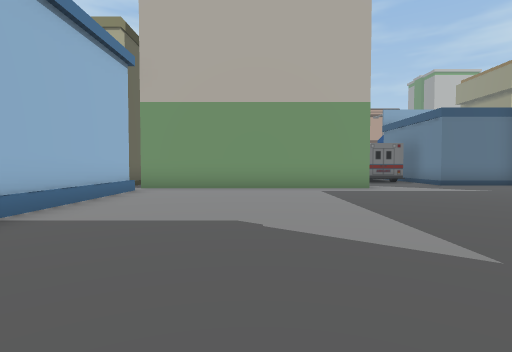
View 1 (above)

24 first-person views from a walk through a Unity game level. The camera is 1.3 m above the floor, tilts 2° down and sees 80° across. The floor is counted in squares, 2 m on a side. Each view is taken from the middle of a square. On the plan, view 1 faces up. The plan holds only what a view shows up to about 10 squares ahead; the rest is blank. The place goes on beyond the plan. The player is left out.

View 2
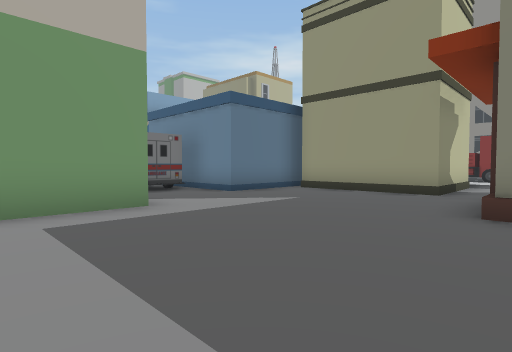

View 3
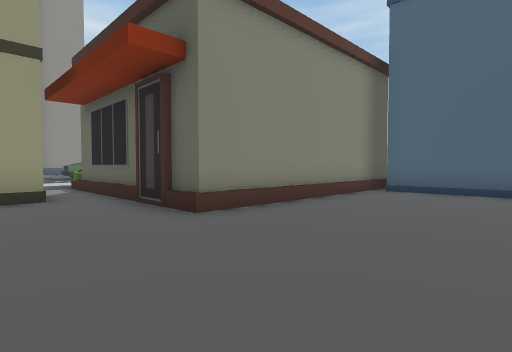

View 4
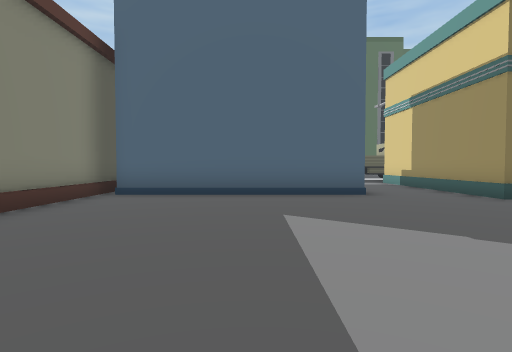

View 5
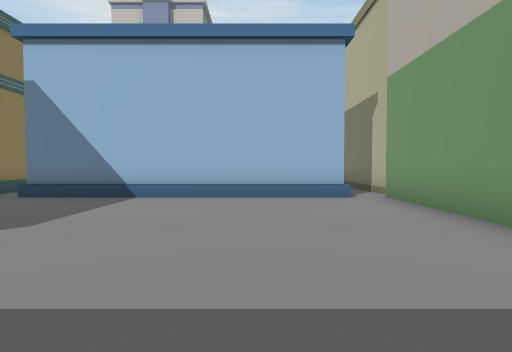

View 6
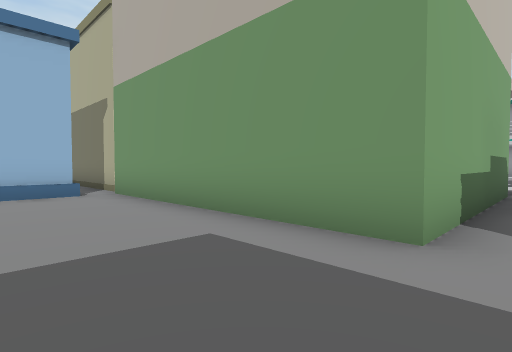

View 7
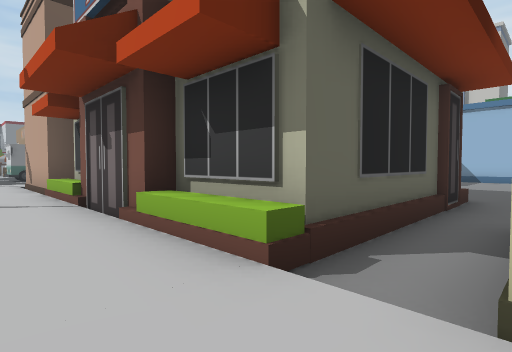

View 8
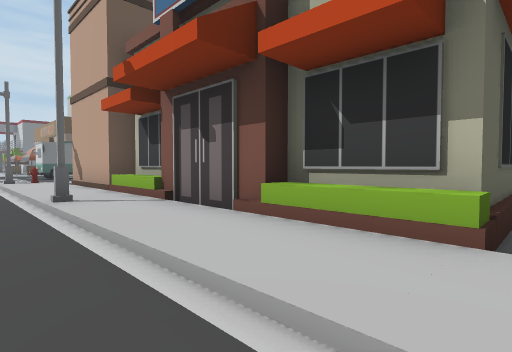

View 9
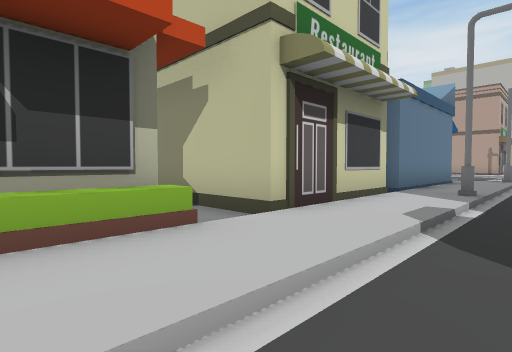

View 10
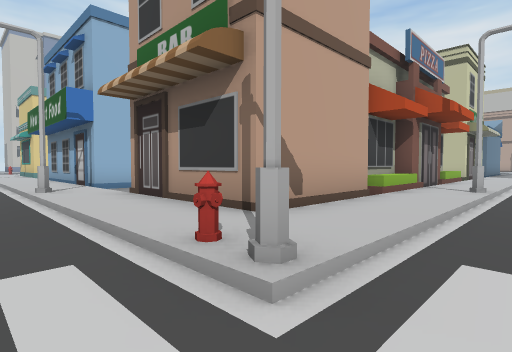

View 11
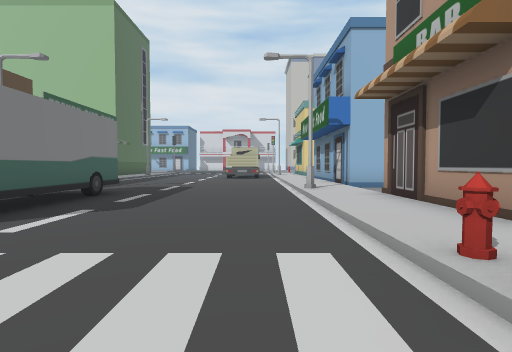

View 12
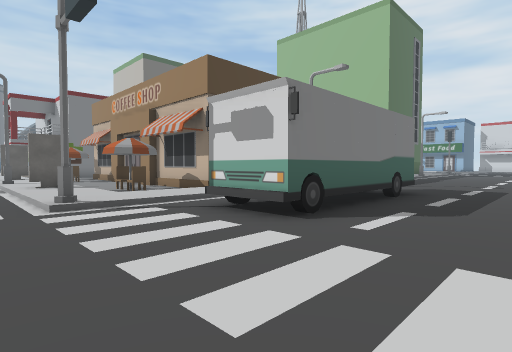

View 13
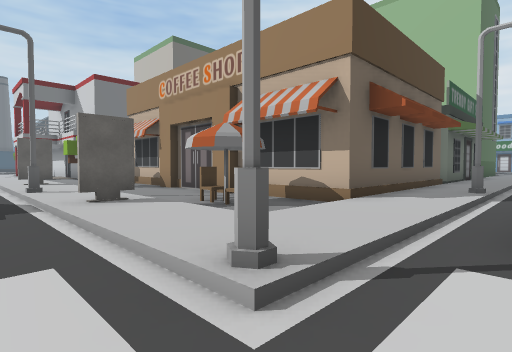

View 14
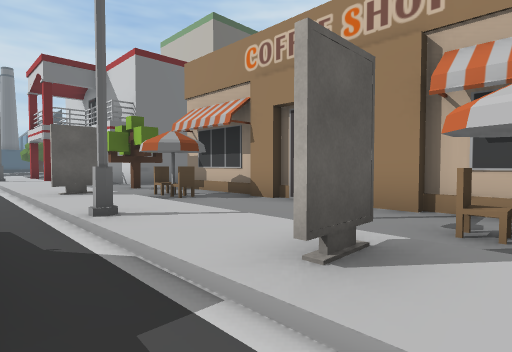

View 15
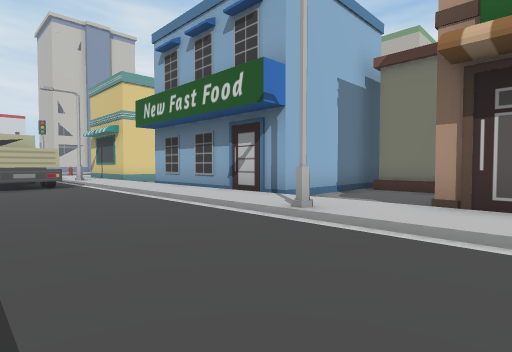

View 16
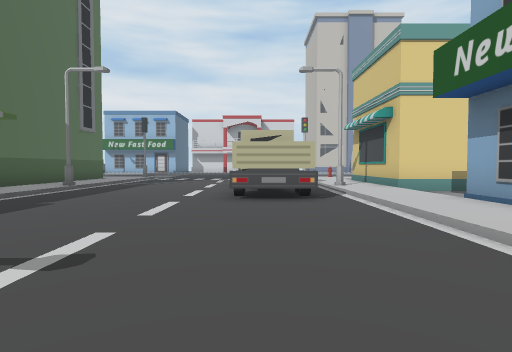

View 17
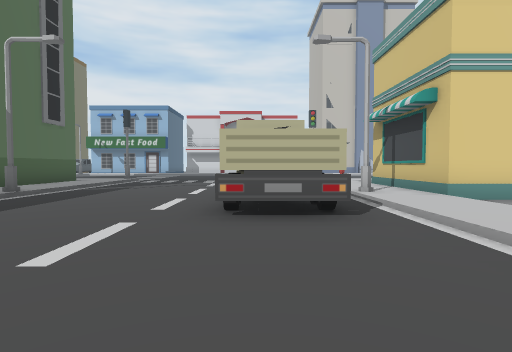

View 18
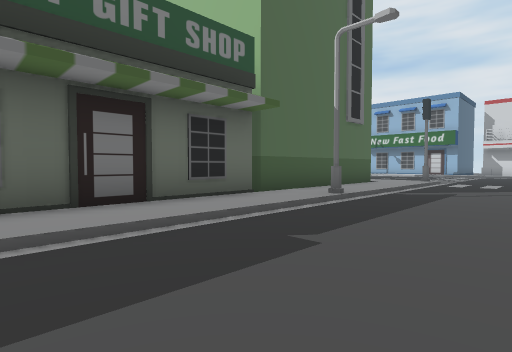

View 19
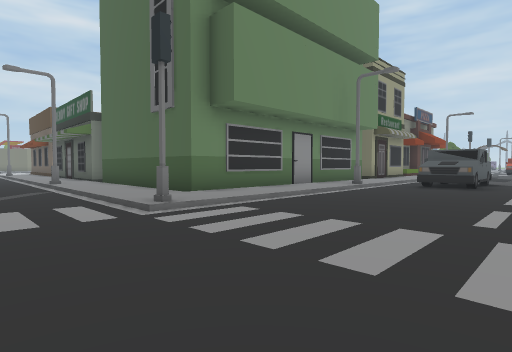

View 20
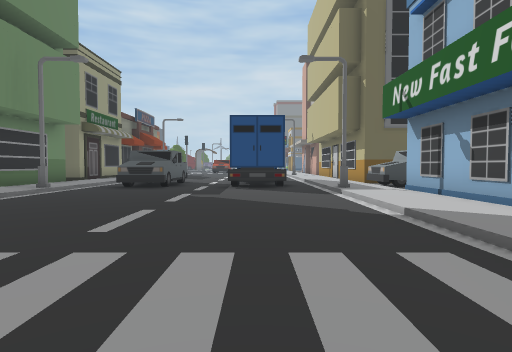

View 21
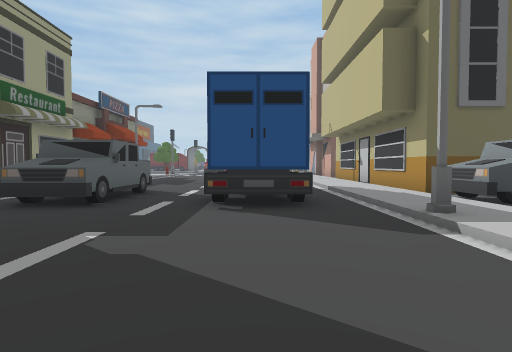

View 22
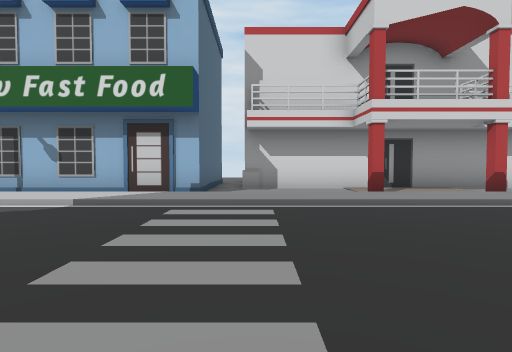

View 23
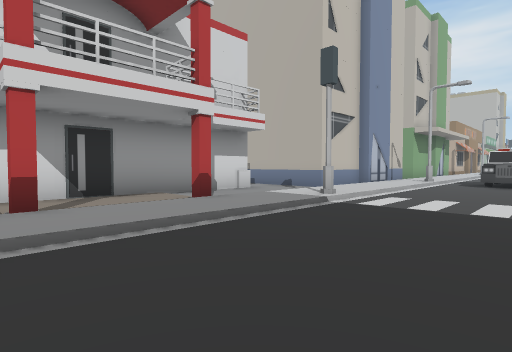

View 24
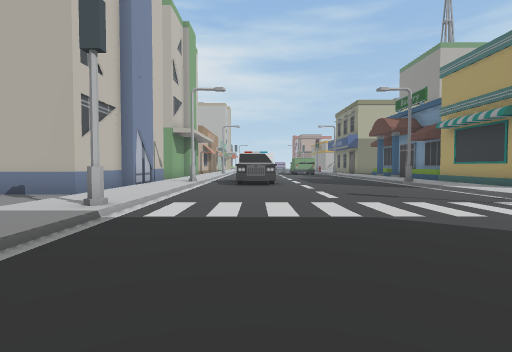

### Floor plan
Key: @ floor where view 1 was taken; # wall or solid block; . main floor; : floor 0.25 m higher than the main floor; / step, stairs or slope; B building; H hydrant; S streetlight; C chair; I billboard; T tree; A car; O other object.
Columns run from 21 left of view 1 to 14 right of it. Each row starts with its distance up from view 1.
 13                         BOO     #:/
 12                         BOO#    #:/
 11                         B..#    #:/
 10                  #      B..######:S
  9               ####BBBBBBB.....B B:/
  8                  //...........B B:/.
  7                  B/...........B B:/.
  6                  B/...........BBB:/.
  5                  B/..............:/.
  4                  B/........BBBBBB:/.
  3                  B/........B    B:/.
  2       A          B/........B    B:/.
  1       A          //........B    B:/.
  0     O.A         ###..@.....B    B:S.
 -1   B:/.A..../:#    #..BBBB#BB    B:/
 -2   B:/....../:#    #..     BBB   B:/
 -3   B:/....../:#    #..     B..   #:/.
 -4 BBB:/....../:     #.      B..   #:/.
 -5 ...:/.......  #####..BBBBBB..####:/.
 -6 #..:/......    :::::::::::::::::::/.
 -7 #..:#......     //S/////////S////H#.
 -8 #..:/.....       O OO...............
 -9 #.#:/....        OOOO...............
-10 #..:/...       .....................
-11 #.#:/...      ......................
-12 #..:/.......................OOOOO...
-13 #. :/.......................   OO...
-14 #. :/......#//////S/////////S/////#.
-15 .. :/....../::::::::::::::::::::::/.
-16 BBB:/....../:BBBBBB############..:/.
-17   B:/....../:B    B           #.C:/.
-18   B:/....../:B    B           #..I/.
-19   B:/....../:B    B           #..:/.
-20   B:/....../:B                #..:/.
-21    :S......S:B                #..:S.
-22  OO:/.O..OO/:B                #..:/.
-23  OO:/.O..OO/:B                #.C:/
-24 BBB:/. ..O                    #..I/
-25   B:/  ...   B                 ..:/
-26   B:/   ..   B                 TT:/
-27   B:/   ..   B                   :/
-28                                  :/
-29                                  :/

Where each view was taken, in squares from view 1:
view 1: 0 up, 0 right, facing up
view 2: 4 up, 1 right, facing up-right
view 3: 7 up, 2 right, facing down-right
view 4: 6 up, 2 right, facing down
view 5: 6 up, 3 right, facing left
view 6: 6 up, 4 right, facing up-left
view 7: 6 up, 13 right, facing down-left
view 8: 5 up, 14 right, facing down-left
view 9: 3 up, 14 right, facing up-left
view 10: 8 down, 14 right, facing up-left
view 11: 8 down, 14 right, facing left
view 12: 9 down, 14 right, facing down-left
view 13: 13 down, 14 right, facing down-left
view 14: 17 down, 14 right, facing down-left
view 15: 10 down, 9 right, facing up-left
view 16: 9 down, 5 right, facing left
view 17: 9 down, 3 right, facing left
view 18: 11 down, 2 right, facing down-left
view 19: 12 down, 14 left, facing down-right
view 20: 13 down, 15 left, facing down
view 21: 17 down, 15 left, facing down
view 22: 14 down, 12 left, facing left
view 23: 12 down, 14 left, facing up-left
view 24: 11 down, 15 left, facing up
